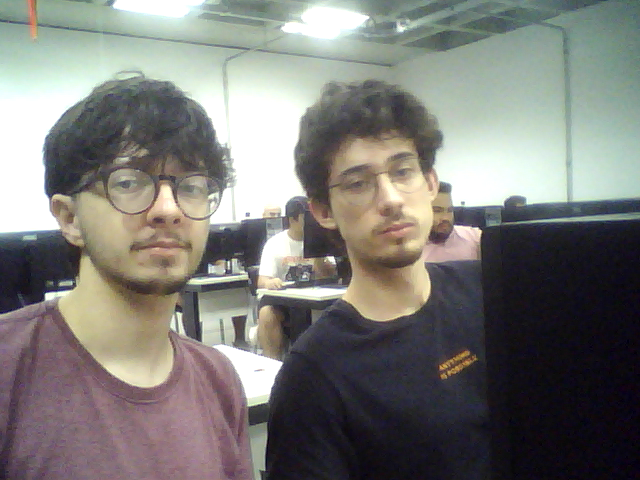
#> input picture Lab 8/foto1.png, 640 x 480 px
$ jupyter execute lab8.ipynb   (text cells are left out)
#> lines starting #> are read from the running program, lines starting #| are printed output that depends on the picture; after the words box and inside, x2 and y2 are one past the last pixel; in counts of white or black regions, pixels touching at a corner belong together
[cell 1]
import cv2
import numpy as np
import matplotlib.pyplot as plt

def segmentar_imagem_watershed(caminho_imagem, titulo):
    # 1. Leitura da Imagem
#> called with caminho_imagem = 'foto1.png', titulo = 'Integrantes da Equipe'
    img = cv2.imread(caminho_imagem)
#> img is the input picture: shape (480, 640, 3); mean B, G, R 119.5, 123.4, 124.2
    if img is None:
        print(f"Erro: Imagem {caminho_imagem} não encontrada.")
        return

    img_rgb = cv2.cvtColor(img, cv2.COLOR_BGR2RGB)
    gray = cv2.cvtColor(img, cv2.COLOR_BGR2GRAY)

    # 2. Remoção de Ruído (Filtro Bilateral)
    # Escolhido por preservar as bordas enquanto remove o ruído contínuo
    suave = cv2.bilateralFilter(gray, d=9, sigmaColor=75, sigmaSpace=75)

    # 3. Limiarização (Otsu com Inversão)
    # Assumindo que queremos os objetos em branco e o fundo em preto
    ret, thresh = cv2.threshold(suave, 0, 255, cv2.THRESH_BINARY_INV + cv2.THRESH_OTSU)
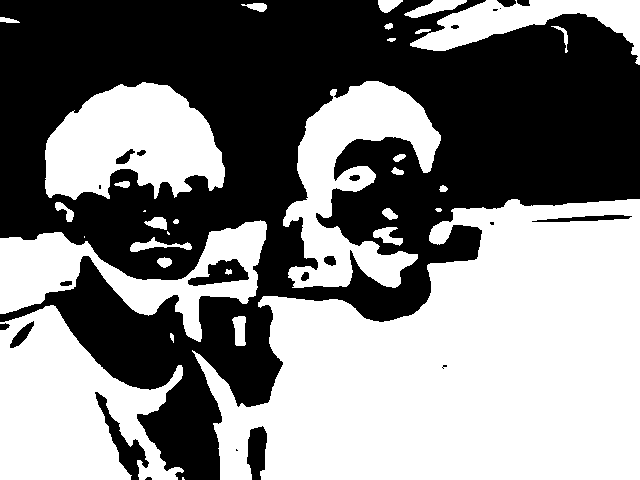
#> thresh: shape (480, 640); 51.1% white; 23 black regions (7 under 20 px), largest, box (x1, y1, x2, y2) and area: (0, 0, 640, 480) 145890, (95, 392, 149, 480) 1202, (188, 259, 249, 286) 868
#> ret = 124

    # 4. Operações Morfológicas
    kernel = np.ones((3,3), np.uint8)
    # Opening para remover pequenos ruídos no fundo (falsos positivos)
    opening = cv2.morphologyEx(thresh, cv2.MORPH_OPEN, kernel, iterations=2)
#> opening: shape (480, 640); 50.8% white; 18 black regions (7 under 20 px), largest, box (x1, y1, x2, y2) and area: (0, 0, 640, 480) 147913, (95, 392, 149, 480) 1250, (247, 426, 267, 480) 807

    # Dilatação para encontrar a área que com certeza é fundo
    sure_bg = cv2.dilate(opening, kernel, iterations=3)
#> sure_bg: shape (480, 640); 57.8% white; 13 black regions (5 under 20 px), largest, box (x1, y1, x2, y2) and area: (0, 0, 640, 318) 110008, (48, 260, 278, 480) 18022, (112, 424, 143, 480) 439

    # 5. Transformada de Distância
    dist_transform = cv2.distanceTransform(opening, cv2.DIST_L2, 5)
    ret, sure_fg = cv2.threshold(dist_transform, 0.4 * dist_transform.max(), 255, 0)
#> sure_fg: shape (480, 640) float32; 8.6% white; 2 white regions, box (x1, y1, x2, y2) and area: (351, 305, 640, 480) 25497, (0, 434, 31, 480) 1042
#> ret = 88.78
    sure_fg = np.uint8(sure_fg)

    # 6. Encontrar região de borda desconhecida
    unknown = cv2.subtract(sure_bg, sure_fg)
#> unknown: shape (480, 640); 49.2% white; 18 white regions, largest, box (x1, y1, x2, y2) and area: (0, 196, 640, 480) 102370, (280, 78, 444, 291) 19326, (42, 80, 228, 225) 17392

    # 7. Processo de Rotulação
    ret, markers = cv2.connectedComponents(sure_fg)
#> markers: shape (480, 640) int32; 3 distinct labels, from 0 to 2
#> ret = 3

    # Adiciona 1 a todos os rótulos para que o fundo certo não seja 0, mas sim 1
    markers = markers + 1
#> markers: shape (480, 640) int32; 3 distinct labels, from 1 to 3

    # Marca a região desconhecida com 0
    markers[unknown == 255] = 0
#> markers: shape (480, 640) int32; 4 distinct labels, from 0 to 3

    # 8. Aplicação do Watershed
    markers = cv2.watershed(img, markers)
#> markers: shape (480, 640) int32; 4 distinct labels, from -1 to 3

    # Criar imagem final com as bordas em vermelho
    img_final = img_rgb.copy()
    img_final[markers == -1] = [255, 0, 0]
#> img_final: shape (480, 640, 3); mean R, G, B 125.7, 122.3, 118.4

    fig, axes = plt.subplots(2, 3, figsize=(18, 10))
    fig.suptitle(f'Passo a Passo Watershed: {titulo}', fontsize=16)

    axes[0, 0].imshow(img_rgb)
    axes[0, 0].set_title('1. Imagem Original')

    axes[0, 1].imshow(thresh, cmap='gray')
    axes[0, 1].set_title('2. Limiarização (Otsu)')

    axes[0, 2].imshow(dist_transform, cmap='jet')
    axes[0, 2].set_title('3. Transformada de Distância')

    axes[1, 0].imshow(sure_fg, cmap='gray')
    axes[1, 0].set_title('4. Sure Foreground (Marcadores)')

    axes[1, 1].imshow(markers, cmap='tab20b')
    axes[1, 1].set_title('5. Rotulação (Labeling)')

    axes[1, 2].imshow(img_final)
    axes[1, 2].set_title('6. Resultado Watershed')

    for ax in axes.flatten():
        ax.axis('off')

    plt.tight_layout()
    plt.show()

    # Mostra cada pessoa/avatar segmentado individualmente
    num_objetos = np.max(markers)
#> num_objetos = 3
    print(f"Foram encontrados {num_objetos - 1} elementos em {titulo}.")
#| Foram encontrados 2 elementos em Integrantes da Equipe.

    for i in range(2, num_objetos + 1): # Começa do 2 pois 1 é o fundo
        obj_isolado = np.zeros_like(img_rgb)
        obj_isolado[markers == i] = img_rgb[markers == i]

        plt.figure(figsize=(4,4))
        plt.imshow(obj_isolado)
        plt.title(f'{titulo} - Objeto {i-1}')
        plt.axis('off')
        plt.show()

segmentar_imagem_watershed('foto1.png', 'Integrantes da Equipe')
segmentar_imagem_watershed('avatar.png', 'Grupo de Avatares')
#> call 2 of segmentar_imagem_watershed, with caminho_imagem = 'avatar.png', titulo = 'Grupo de Avatares'
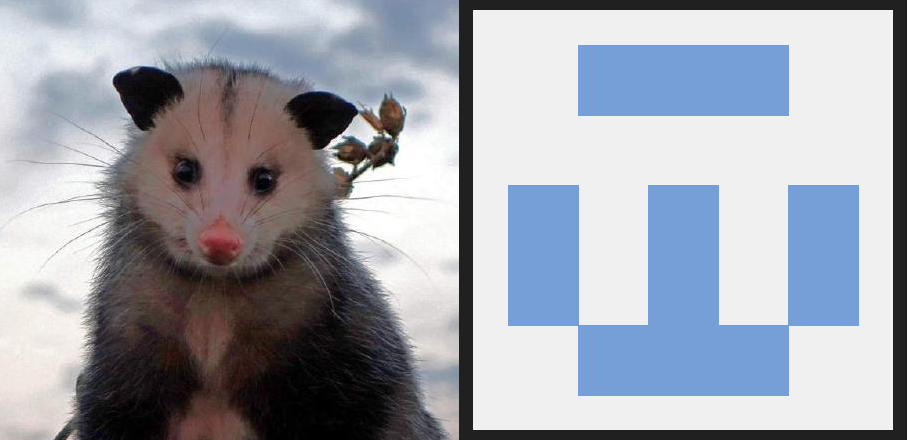
#> input picture Lab 8/avatar.png, 908 x 440 px
#> in segmentar_imagem_watershed, img is the input picture: shape (440, 908, 3); mean B, G, R 171.6, 162.2, 158.4
#> in segmentar_imagem_watershed (call 2), `ret, thresh = cv2.threshold(suave, 0, 255, cv2.THRESH_BINARY_INV + cv2..`: thresh: shape (440, 908); 30.8% white; 2 white regions, box (x1, y1, x2, y2) and area: (55, 61, 447, 440) 102119, (458, 0, 907, 440) 20734
#> in segmentar_imagem_watershed (call 2), `ret, thresh = cv2.threshold(suave, 0, 255, cv2.THRESH_BINARY_INV + cv2..`: ret = 132
#> in segmentar_imagem_watershed (call 2), `opening = cv2.morphologyEx(thresh, cv2.MORPH_OPEN, kernel, iterations=2)`: opening: shape (440, 908); 30.7% white; 3 white regions, box (x1, y1, x2, y2) and area: (56, 61, 447, 440) 99555, (458, 0, 907, 440) 20733, (337, 96, 404, 167) 2401
#> in segmentar_imagem_watershed (call 2), `sure_bg = cv2.dilate(opening, kernel, iterations=3)`: sure_bg: shape (440, 908); 33.7% white; 2 white regions, box (x1, y1, x2, y2) and area: (53, 58, 450, 440) 107189, (455, 0, 908, 440) 27503
#> in segmentar_imagem_watershed (call 2), `ret, sure_fg = cv2.threshold(dist_transform, 0.4 * dist_transform.max(..`: sure_fg: shape (440, 908) float32; 9.7% white; 1 white region, box (x1, y1, x2, y2) and area: (143, 132, 360, 440) 38607
#> in segmentar_imagem_watershed (call 2), `ret, sure_fg = cv2.threshold(dist_transform, 0.4 * dist_transform.max(..`: ret = 70.47
#> in segmentar_imagem_watershed (call 2), `unknown = cv2.subtract(sure_bg, sure_fg)`:
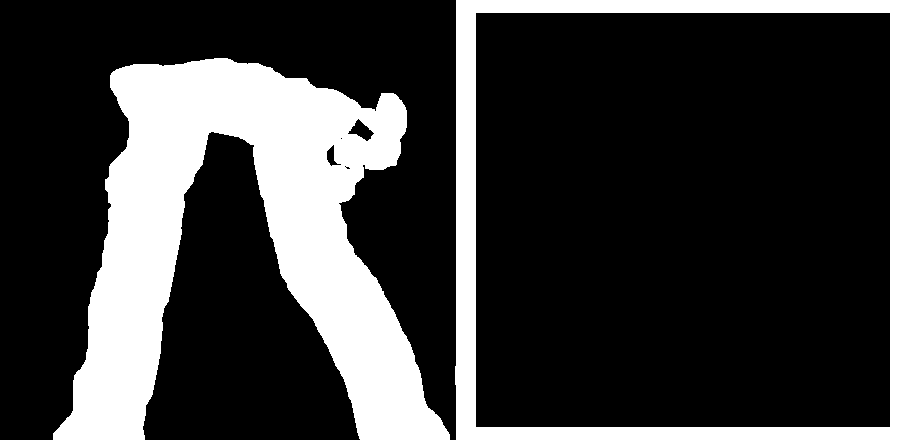
#> unknown: shape (440, 908); 24.1% white; 2 white regions, box (x1, y1, x2, y2) and area: (53, 58, 450, 440) 68582, (455, 0, 908, 440) 27503
#> in segmentar_imagem_watershed (call 2), `ret, markers = cv2.connectedComponents(sure_fg)`: ret = 2
#> in segmentar_imagem_watershed (call 2), `markers[unknown == 255] = 0`: markers: shape (440, 908) int32; 3 distinct labels, from 0 to 2
#> in segmentar_imagem_watershed (call 2), `markers = cv2.watershed(img, markers)`:
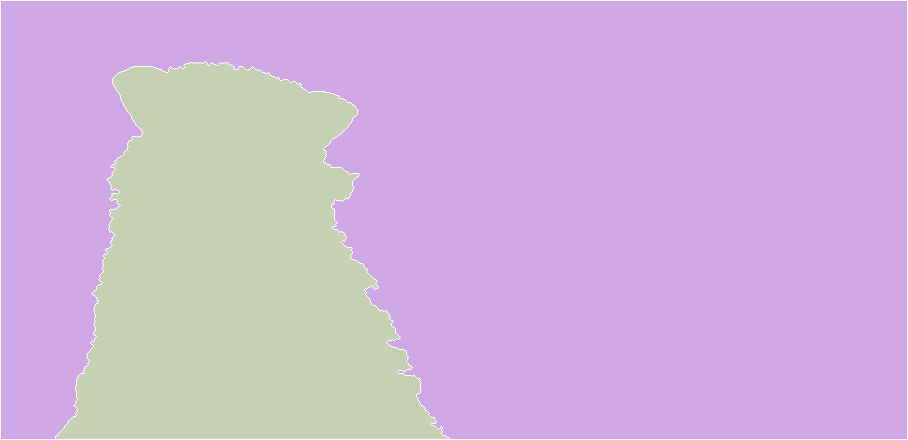
#> markers: shape (440, 908) int32; 3 distinct labels, from -1 to 2; one colour per label, 0 black, -1 white
#> in segmentar_imagem_watershed (call 2), `img_final[markers == -1] = [255, 0, 0]`:
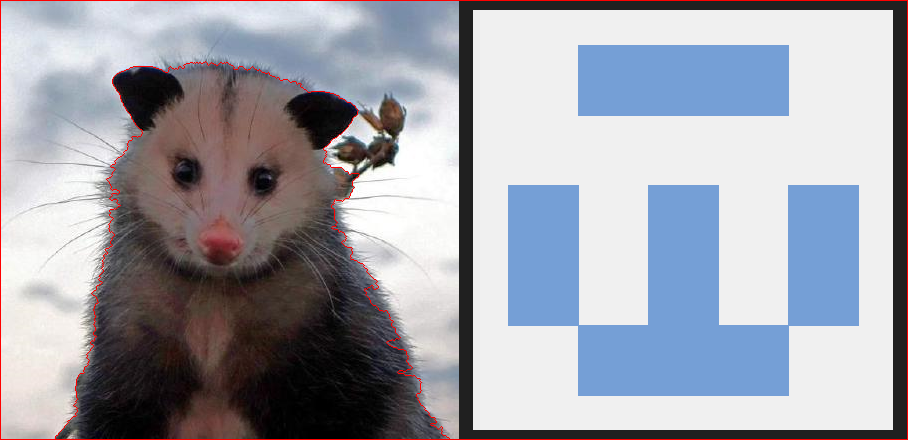
#> img_final: shape (440, 908, 3); mean R, G, B 159.6, 161, 170.4
#> the loop in segmentar_imagem_watershed (call 2), `for ax in axes.flatten():` made 6 passes
#| Foram encontrados 1 elementos em Grupo de Avatares.
#> the loop in segmentar_imagem_watershed (call 2), `for i in range(2, num_objetos + 1):` made 1 pass
#> pass 1, in segmentar_imagem_watershed (call 2), `plt.show()`:
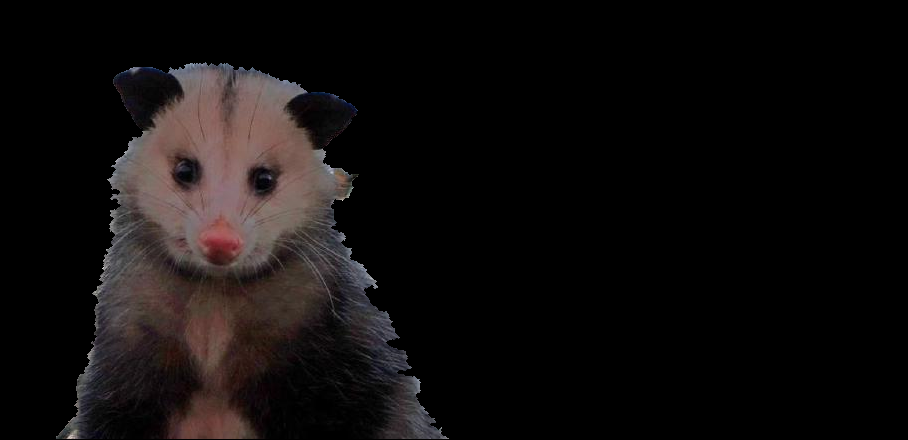
#> shown: shape (440, 908, 3); mean R, G, B 16.5, 13.3, 13.1

[cell 2]
import cv2
import numpy as np
import matplotlib.pyplot as plt


nome_arquivo = 'foto1.png'
img = cv2.imread(nome_arquivo)

if img is None:
    print(f"Erro: Não consegui encontrar a imagem {nome_arquivo}.")
else:
    gray = cv2.cvtColor(img, cv2.COLOR_BGR2GRAY)

    # Aplicando o Watershed para obter a variável 'markers'
    suave = cv2.bilateralFilter(gray, d=9, sigmaColor=75, sigmaSpace=75)
    ret, thresh = cv2.threshold(suave, 0, 255, cv2.THRESH_BINARY_INV + cv2.THRESH_OTSU)
#> ret = 124

    kernel = np.ones((3,3), np.uint8)
    opening = cv2.morphologyEx(thresh, cv2.MORPH_OPEN, kernel, iterations=2)
    sure_bg = cv2.dilate(opening, kernel, iterations=3)

    dist_transform = cv2.distanceTransform(opening, cv2.DIST_L2, 5)
    ret, sure_fg = cv2.threshold(dist_transform, 0.4 * dist_transform.max(), 255, 0)
#> ret = 88.78
    sure_fg = np.uint8(sure_fg)

    unknown = cv2.subtract(sure_bg, sure_fg)
    ret, markers = cv2.connectedComponents(sure_fg)
#> ret = 3

    markers = markers + 1
    markers[unknown == 255] = 0
    markers = cv2.watershed(img, markers)


    def destacar_objetos_segmentados(img_original, markers, prefixo="Objeto"):
#> called with prefixo = 'Pessoa'
        img_resultado = img_original.copy()
        rotulos = np.unique(markers)
#> rotulos = [-1, 1, 2, 3]

        contador = 1
        for rotulo in rotulos:
            if rotulo <= 1: # Ignora fundo e bordas
                continue

            mascara = np.zeros_like(markers, dtype=np.uint8)
            mascara[markers == rotulo] = 255

            contornos, _ = cv2.findContours(mascara, cv2.RETR_EXTERNAL, cv2.CHAIN_APPROX_SIMPLE)

            if contornos:
                maior_contorno = max(contornos, key=cv2.contourArea)
                # Desenha o contorno verde
                cv2.drawContours(img_resultado, [maior_contorno], -1, (0, 255, 0), 2)

                # Acha o centro
                M = cv2.moments(maior_contorno)
                if M["m00"] != 0:
                    cX = int(M["m10"] / M["m00"])
                    cY = int(M["m01"] / M["m00"])
                else:
                    cX, cY = 0, 0

                texto = f"{prefixo} {contador}"

                # Desenha texto com borda
                cv2.putText(img_resultado, texto, (cX - 30, cY), cv2.FONT_HERSHEY_SIMPLEX, 0.6, (0, 0, 0), 3)
                cv2.putText(img_resultado, texto, (cX - 30, cY), cv2.FONT_HERSHEY_SIMPLEX, 0.6, (255, 0, 0), 2)

                contador += 1
#> this loop made 4 passes
#> (cX, cY, texto, contador) on passes 3 to 4: (475, 367, 'Pessoa 1', 2), (20, 456, 'Pessoa 2', 3)
#> rotulo on pass 1: -1
#> img_resultado: shape (480, 640, 3); 2.19% of pixels changed, all inside (x1, y1, x2, y2) = (0, 205, 640, 480)
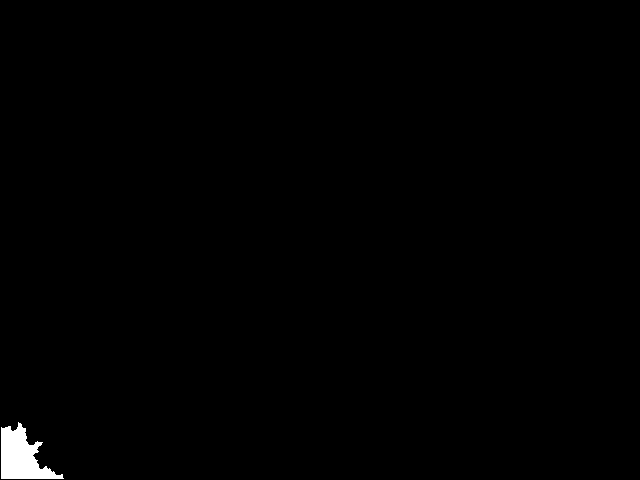
#> mascara: shape (480, 640); 0.63% white; 1 white region, box (x1, y1, x2, y2) and area: (1, 422, 64, 479) 1927
#> after the loop, contador = 3

        return img_resultado


    img_final_anotada = destacar_objetos_segmentados(img, markers, prefixo="Pessoa")

    plt.figure(figsize=(10, 8))
    # Convertendo BGR para RGB para o matplotlib exibir as cores corretas
    plt.imshow(cv2.cvtColor(img_final_anotada, cv2.COLOR_BGR2RGB))
    plt.title('Imagem com Contornos e Rótulos (3.b)')
    plt.axis('off')
    plt.show()
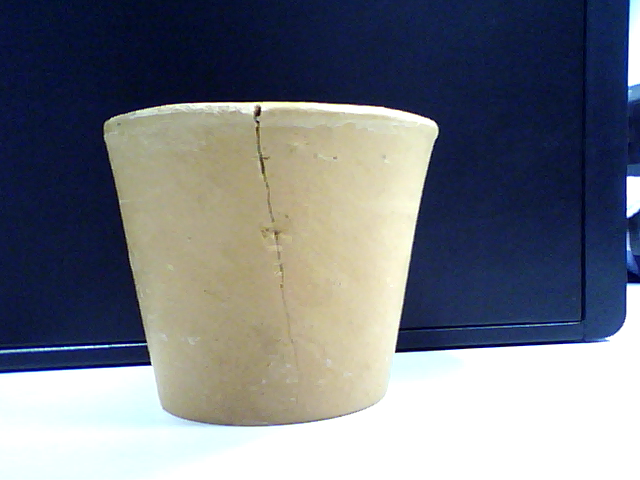
#> input picture Lab 8/foto_equipe.png, 640 x 480 px, given in place of the camera
#> further down, frame is the input picture: shape (480, 640, 3); mean B, G, R 130.4, 121.5, 116.9

[cell 3]
import cv2
import numpy as np

def processar_frame_watershed(frame):
    # 1. Pré-processamento
    gray = cv2.cvtColor(frame, cv2.COLOR_BGR2GRAY)
#> gray: shape (480, 640)

    # Filtro Bilateral para suavizar ruídos mantendo bordas
    suave = cv2.bilateralFilter(gray, d=9, sigmaColor=75, sigmaSpace=75)
#> suave: shape (480, 640)

    # Limiarização (Ajuste dependendo da iluminação da sua sala)
    # Nota: Em webcams com fundo muito claro, remova o cv2.THRESH_BINARY_INV
    ret, thresh = cv2.threshold(suave, 0, 255, cv2.THRESH_BINARY_INV + cv2.THRESH_OTSU)
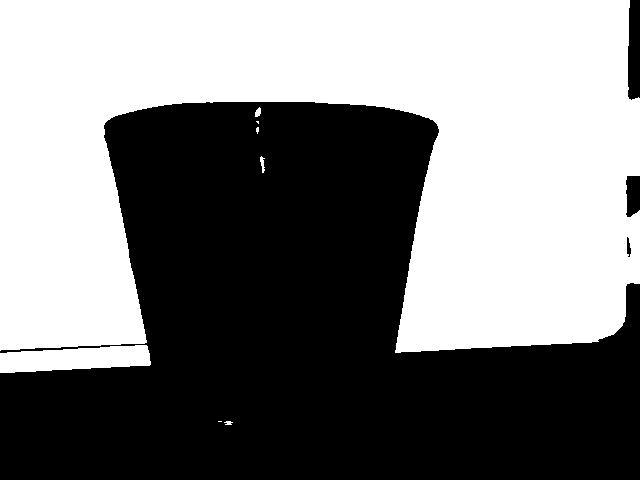
#> thresh: shape (480, 640); 49.5% white; 8 white regions (3 under 20 px), largest, box (x1, y1, x2, y2) and area: (0, 0, 640, 353) 148721, (0, 345, 151, 373) 3090, (260, 156, 265, 173) 49, (255, 107, 261, 117) 43, (224, 421, 233, 425) 25
#> ret = 120

    # 2. Operações Morfológicas
    kernel = np.ones((3,3), np.uint8)
    opening = cv2.morphologyEx(thresh, cv2.MORPH_OPEN, kernel, iterations=2)
#> opening: shape (480, 640); 49.4% white; 2 white regions, box (x1, y1, x2, y2) and area: (0, 0, 640, 353) 148701, (0, 345, 150, 373) 3086
    sure_bg = cv2.dilate(opening, kernel, iterations=3)
#> sure_bg: shape (480, 640); 51.1% white; 3 black regions, box (x1, y1, x2, y2) and area: (0, 105, 640, 480) 149199, (631, 0, 640, 95) 794, (630, 179, 640, 211) 306

    # 3. Transformada de Distância e Marcadores
    dist_transform = cv2.distanceTransform(opening, cv2.DIST_L2, 5)
#> dist_transform: shape (480, 640) float32
    ret, sure_fg = cv2.threshold(dist_transform, 0.4 * dist_transform.max(), 255, 0)
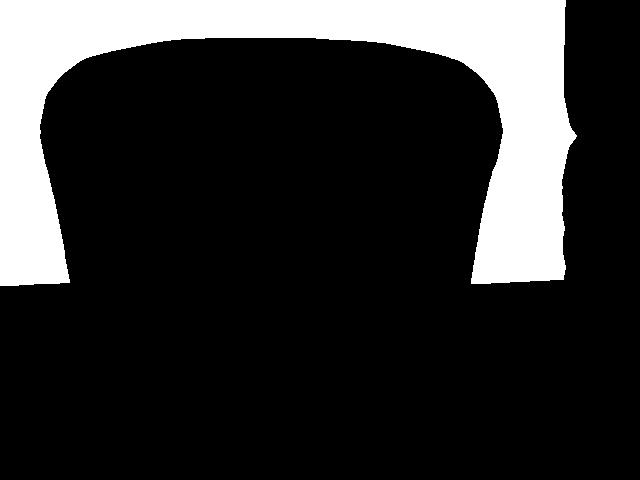
#> sure_fg: shape (480, 640) float32; 18.7% white; 1 white region, box (x1, y1, x2, y2) and area: (0, 0, 577, 286) 57454
#> ret = 64.31
    sure_fg = np.uint8(sure_fg)

    unknown = cv2.subtract(sure_bg, sure_fg)
    ret, markers = cv2.connectedComponents(sure_fg)
#> ret = 2

    markers = markers + 1
    markers[unknown == 255] = 0

    # 4. Watershed
    markers = cv2.watershed(frame, markers)

    # 5. Extração de Contornos e Desenho
    rotulos = np.unique(markers)
#> rotulos = [-1, 1, 2]
    contador = 1

    for rotulo in rotulos:
        if rotulo <= 1:
            continue

        mascara = np.zeros_like(markers, dtype=np.uint8)
        mascara[markers == rotulo] = 255

        contornos, _ = cv2.findContours(mascara, cv2.RETR_EXTERNAL, cv2.CHAIN_APPROX_SIMPLE)

        if contornos:
            maior_contorno = max(contornos, key=cv2.contourArea)

            # IGNORA ARTEFATOS: Só processa objetos grandes (maior que 500 pixels)
            if cv2.contourArea(maior_contorno) > 500:
                cv2.drawContours(frame, [maior_contorno], -1, (0, 255, 0), 2)

                M = cv2.moments(maior_contorno)
                if M["m00"] != 0:
                    cX = int(M["m10"] / M["m00"])
                    cY = int(M["m01"] / M["m00"])
                else:
                    cX, cY = 0, 0

                texto = f"Pessoa {contador}"
                cv2.putText(frame, texto, (cX - 30, cY), cv2.FONT_HERSHEY_SIMPLEX, 0.6, (0, 0, 0), 3)
                cv2.putText(frame, texto, (cX - 30, cY), cv2.FONT_HERSHEY_SIMPLEX, 0.6, (255, 0, 0), 2)

                contador += 1
#> this loop made 3 passes
#> (cX, cY, texto, contador) on pass 3: (337, 150, 'Pessoa 1', 2)
#> after the loop, contador = 2

    return frame


print("Iniciando webcam... Pressione 'q' para sair.")
cap = cv2.VideoCapture(0) # 0 é geralmente a câmera padrão do notebook

# Reduzir a resolução para o Watershed rodar mais rápido
cap.set(cv2.CAP_PROP_FRAME_WIDTH, 640)
cap.set(cv2.CAP_PROP_FRAME_HEIGHT, 480)

while True:
    ret, frame = cap.read()
    if not ret:
        print("Erro ao capturar imagem da webcam.")
        break

    # Processa o frame atual
    frame_processado = processar_frame_watershed(frame.copy())

    # Mostra o resultado numa janela
    cv2.imshow('Segmentacao Watershed (Tempo Real)', frame_processado)

    # Aguarda 1 milissegundo pela tecla 'q' para fechar
    if cv2.waitKey(1) & 0xFF == ord('q'):
#> (key q is pressed here)
        break

cap.release()
cv2.destroyAllWindows()
